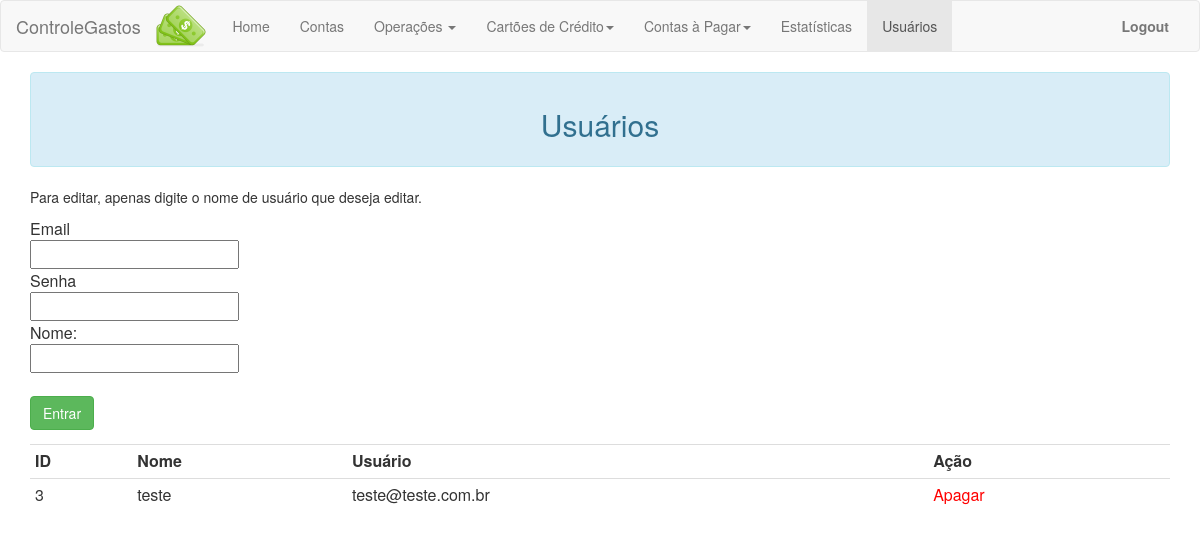
The page /cria-usuarios/index.php (signed in) on the database its author committed.
### tables this page shows
CREATE TABLE IF NOT EXISTS `usuarios` (
  `user_id` int(11) NOT NULL AUTO_INCREMENT COMMENT 'ID do Usuário',
  `user` varchar(255) NOT NULL COMMENT 'Usuário',
  `user_name` varchar(255) NOT NULL COMMENT 'Nome do usuário',
  `user_password` varchar(255) NOT NULL COMMENT 'Senha',
  PRIMARY KEY (`user_id`)
);

### cria-usuarios/index.php (the view, shortened to what this page needs)
<?php
$conexao_pdo = Database::connect();
$conexao_pdo->setAttribute(PDO::ATTR_ERRMODE, PDO::ERRMODE_EXCEPTION);
?>
<html>
	<head>
	</head>
        <?php include ('../layout/header.php'); ?>
	<body>
            <div class="container">
                <div class="alert alert-info"><h2 align='center'>Usuários</h2></div>
		<p>Para editar, apenas digite o nome de usuário que deseja editar.</p>
		<form class="form-horizontal" action="" method="post">
			<table>
				<tr>
					<td>Email</td>
				</tr>
				<tr>
					<td><input type="text" name="form_usuario" required></td>
				</tr>
				<tr>
					<td>Senha</td>
				</tr>
				<tr>
					<td><input type="password" name="form_senha" required></td>
				</tr>
				<tr>
					<td>Nome:</td>
				</tr>
				<tr>
					<td><input type="text" name="form_nome" ></td>
				</tr>
				<tr>
					<td><br/><input class="btn btn-success" type="submit" value="Entrar"></td>
				</tr>
			</table>
		</form>
		<?php
		$pdo_verifica = $conexao_pdo->prepare('SELECT * FROM usuarios ORDER BY user_id DESC');
		$pdo_verifica->execute();
		?>
		<table class="table table-hover table-condensed">
		<tr>
			<th>ID</th>
			<th>Nome</th>
			<th>Usuário</th>
			<th>Ação</th>
		</tr>
		<?php
		while( $fetch = $pdo_verifica->fetch() ) {
			echo '<tr>';
			echo '<td>' . $fetch['user_id'] . '</td>';
			echo '<td>' . $fetch['user_name'] . '</td>';
			echo '<td>' . $fetch['user'] . '</td>';
			echo '<td> <a style="color:red;" href="?del=' . $fetch['user_id'] . '">Apagar</a> </td>';
			echo '</tr>';
		}
		?>
		</table>
            </div>
	</body>
</html>

### rows shown on the page
usuarios: user_id "3", user_name "teste", user "teste@teste.com.br"
